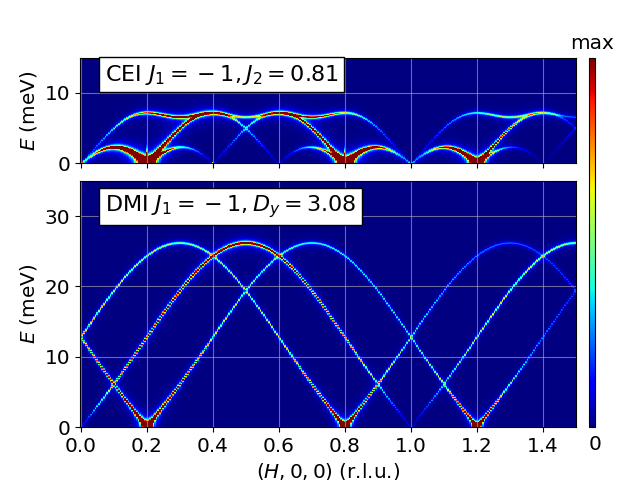

Source code (Python):
# -*- coding: utf-8 -*-
import sys
from pathlib import Path
import numpy as np

sys.path.append(str(Path(__file__).parent.parent) + "/pyLiSW")
from Atoms import Atoms
from Bonds import Bonds
from Sample import Sample
from LSWT import LSWT
from utils import gamma_fnc
from matplotlib import pyplot as plt

# -------------------------------------------------------------
# 1d AFM chain, Neel type, spin along z
# -------------------------------------------------------------
if __name__ == "__main__":
    # lattice parameters in Angstrom
    a = 3
    # determin the effective lattice parameters
    a_eff = a
    b_eff = a
    c_eff = a
    # propagation vector
    tau = (0.2, 0, 0)
    # vector perpendicular to the plane of rotation
    n = (0, 1, 0)
    # temperature
    te = 20
    afm_chain_CEI = Sample((a_eff, b_eff, c_eff), tau, n, te, gamma_fnc=gamma_fnc)
    afm_chain_DMI = Sample((a_eff, b_eff, c_eff), tau, n, te, gamma_fnc=gamma_fnc)
    # -------------------------------------------------------------
    # Add atoms
    # -------------------------------------------------------------
    s1 = 5 / 2
    aniso = [[0, 0, 0], [0, 0, 0], [0, 0, 0.0]]
    # atom postions with effective lattice parameters
    atoms = [
        Atoms(t=(0, 0, 0), ion="Mn2", spin=s1, aniso=aniso, theta=-np.pi * tau[0] * 3),
    ]
    afm_chain_DMI.add_atoms(atoms)
    afm_chain_CEI.add_atoms(atoms)
    # -------------------------------------------------------------
    # Add bonds
    # -------------------------------------------------------------
    j1 = -1  #  FM
    j2 = -j1 / 4 / np.cos(2 * np.pi * tau[0])
    dm = j1 * np.tan(2 * np.pi * tau[0])
    j_DMI = [[j1, 0, -dm], [0, j1, 0], [dm, 0, j1]]

    bonds_CEI = [
        Bonds(afm_chain_CEI, 0, 0, r1=(1, 0, 0), j=j1),
        Bonds(afm_chain_CEI, 0, 0, r1=(2, 0, 0), j=j2),
    ]
    afm_chain_CEI.add_bonds(bonds_CEI)

    bonds_DMI = [
        Bonds(afm_chain_DMI, 0, 0, r1=(1, 0, 0), j=j_DMI),
    ]
    afm_chain_DMI.add_bonds(bonds_DMI)

    n_row = 2
    n_col = 1

    fig, plot_axes = plt.subplots(
        nrows=n_row,
        ncols=n_col,
        sharex=True,
        gridspec_kw={
            "hspace": 0.1,
            "wspace": 0.1,
            "height_ratios": [15, 35],
        },
    )
    # -------------------------------------------------------------
    # Simulate dispersion
    # -------------------------------------------------------------
    qe_range = (
        [-0.00025, 1.5025, 0.005],
        [0.00, 0.01, 0.01],
        [0.00, 0.01, 0.01],
        [-30.005, 35.005, 0.01],
    )
    sim_qespace_CEI = LSWT(qe_range, afm_chain_CEI)
    sim_qespace_DMI = LSWT(qe_range, afm_chain_DMI)
    # sim_qespace.dispersion_calc()
    # sim_qespace.plot_disp("x")
    # -------------------------------------------------------------
    # Simulate intensities
    # -------------------------------------------------------------
    slice_range0 = (
        [-0.0025, 1.5025, 0.005],
        [0.00, 0.01],
        [0.00, 0.01],
        [-0, 15.005, 0.01],
    )
    sim_qespace_CEI.inten_calc()
    x0, y0, sim0, xlab0, ylab0, tit0 = sim_qespace_CEI.slice(
        slice_range0, plot_axes=(0, 3), PLOT=False, vmin=0, vmax=5
    )
    slice_range1 = (
        [-0.0025, 1.5025, 0.005],
        [0.00, 0.01],
        [0.00, 0.01],
        [-0, 35.005, 0.01],
    )
    sim_qespace_DMI.inten_calc()
    x1, y1, sim1, xlab1, ylab1, tit1 = sim_qespace_DMI.slice(
        slice_range1, plot_axes=(0, 3), PLOT=False, vmin=0, vmax=5
    )

    # -------------- making plots --------------------

    ax = plot_axes[0]
    im = ax.pcolormesh(x0, y0, sim0, cmap="jet", vmin=0, vmax=5)
    # ax.set_xticks([0, 0.5, 1])
    # ax.set_yticks([0, 5, 10])
    ax.grid(alpha=0.6)
    props = dict(facecolor="white")
    ax.text(
        0.05,
        0.95,
        "CEI " + "$J_1=-1,J_2=0.81$",
        transform=ax.transAxes,
        fontsize=16,
        va="top",
        bbox=props,
    )
    plot_axes[0].set_ylabel(ylab0)
    # plot_axes[0, 0].set_xlabel(xla0b)
    # plot_axes[0, 0].set_xticklabels(["0", "0.5", "1"])

    ax = plot_axes[1]
    im = ax.pcolormesh(x1, y1, sim1, cmap="jet", vmin=0, vmax=5)
    # ax.set_xticks([0, 0.5, 1])
    # ax.set_yticks([0, 5, 10])
    ax.grid(alpha=0.6)
    props = dict(facecolor="white")
    ax.text(
        0.05,
        0.95,
        "DMI " + "$J_1=-1,D_y=3.08$",
        transform=ax.transAxes,
        fontsize=16,
        va="top",
        bbox=props,
    )
    plot_axes[1].set_ylabel(ylab1)
    plot_axes[1].set_xlabel(xlab1)
    # plot_axes[0, 0].set_xticklabels(["0", "0.5", "1"])

    gs = fig.add_gridspec(nrows=1, ncols=1, left=0.92, right=0.93, wspace=0.0)
    ax_cb = fig.add_subplot(gs[0, 0])
    ax_cb.set_title("max")
    ax_cb.text(0.0, -0.02, "0", transform=ax_cb.transAxes, va="top", fontsize="x-large")
    fig.colorbar(im, cax=ax_cb)
    ax_cb.tick_params(axis="both", which="both", length=0)
    ax_cb.set_yticks([])
    ax_cb.set_yticklabels([])
    ax_cb.set_xticks([])

    plt.tight_layout()

    plt.show()
